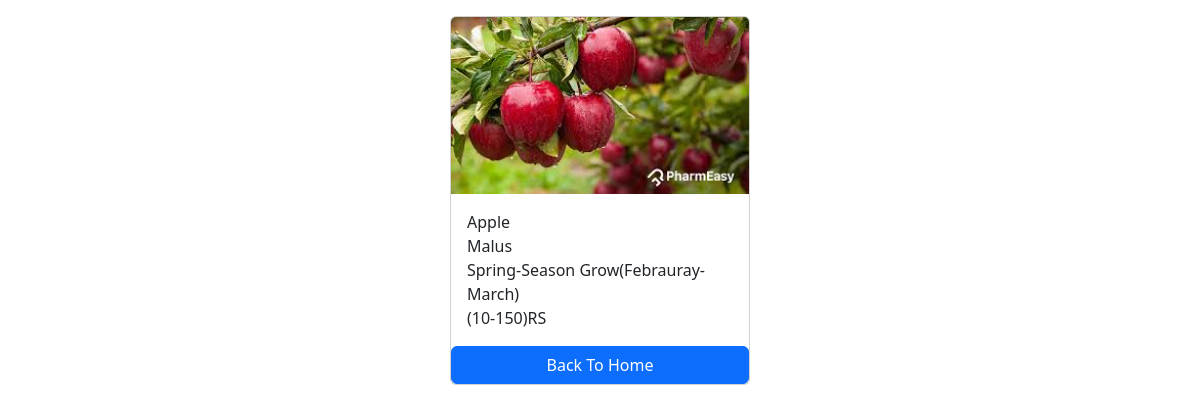
Page /frutys/1/ on the committed database.
### market/models.py (models this page shows)
class Fruty(models.Model):
    full_name=models.CharField(max_length=100)
    photo=models.ImageField(upload_to='images')
    scientific_name=models.CharField(max_length=100)
    season_name=models.CharField(max_length=100)
    cost=models.CharField(max_length=100)

### market/views.py (the view)
# urls.py: path('<int:pk>/',views.fruty_detail,name='fruty_detail')
def fruty_detail(request,pk):
    fruty=get_object_or_404(Fruty,pk=pk)
    context={
        'fruty':fruty,
    }
    return render(request,'fruty_detail.html',context)

### templates/fruty_detail.html (shortened to what this page needs)
<!DOCTYPE html>
<html lang="en">
<head>
    <link href="https://cdn.jsdelivr.net/npm/bootstrap@5.3.3/dist/css/bootstrap.min.css" rel="stylesheet">
</head>
<body>
    <div class="container mt-3">
        <div class="card mx-auto" style="width:300px">
            <img src="{{fruty.photo.url}}" class="card-img-top">
            <div class="card-body">
                   <p class="card-text m-0">{{fruty.full_name}}</p>
                   <p class="card-text m-0">{{fruty.scientific_name}}</p>
                   <p class="card-text m-0">{{fruty.season_name}}</p>
                   <p class="card-text m-0">{{fruty.cost}}</p>
            </div>
            <a href="{% url "home" %}" class="btn btn-primary">Back To Home</a>
        </div>
    </div>
</body>
</html>

### rows in the picture
Fruty: photo (picture), full_name "Apple", scientific_name "Malus", season_name "Spring-Season Grow(Febrauray-March)", cost "(10-150)RS"
